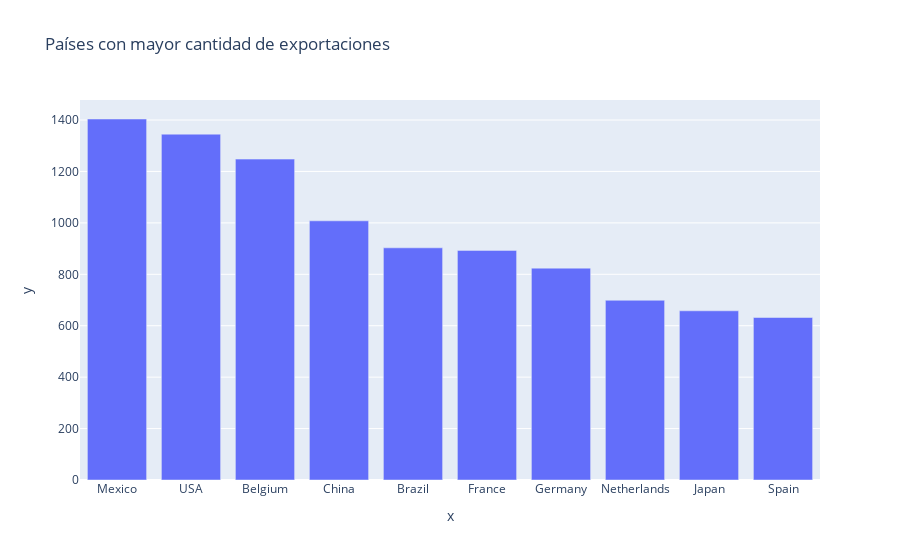

Notebook code for this chart:
### Markdown cell above
Plotly plot

### Code cell
fig1 = px.bar(
    x = df_Exports_ranking.iloc[:10].index, 
    y = df_Exports_ranking['Raiking'].iloc[:10],
    title='Países con mayor cantidad de exportaciones'
)
fig1.show()

### Figure 1 — Plotly figure (JSON) as saved in the notebook; plotly's stock layout.template omitted (floating-point values rounded to 4 significant figures)
{"data": [{"alignmentgroup": "True", "hovertemplate": "x=%{x}<br>y=%{y}<extra></extra>", "legendgroup": "", "marker": {"color": "#636efa", "pattern": {"shape": ""}}, "name": "", "offsetgroup": "", "orientation": "v", "showlegend": false, "textposition": "auto", "type": "bar", "x": ["Mexico", "USA", "Belgium", "China", "Brazil", "France", "Germany", "Netherlands", "Japan", "Spain"], "xaxis": "x", "y": [1404, 1345, 1248, 1008, 903, 893, 824, 699, 658, 632], "yaxis": "y"}], "layout": {"barmode": "relative", "legend": {"tracegroupgap": 0}, "title": {"text": "Países con mayor cantidad de exportaciones"}, "xaxis": {"anchor": "y", "domain": [0, 1], "title": {"text": "x"}}, "yaxis": {"anchor": "x", "domain": [0, 1], "title": {"text": "y"}}}}
